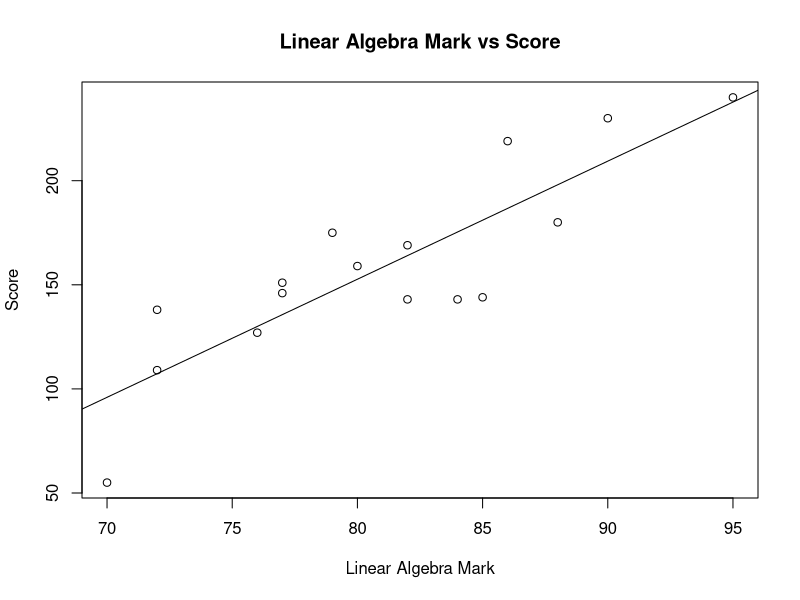

The R script that drew this image: (Note: this script raises an error after producing the figure.)
rm(list =ls());
linalg <- read.table("LinAlgvScore.txt", header = TRUE);
attach(linalg);
plot(Mark, Score, main="Linear Algebra Mark vs Score", xlab="Linear Algebra Mark", ylab="Score");
Fit<-lm(Score ~ Mark);
summary(Fit);
abline(Fit);
cor.test(Score,Time);
Fit$residuals;
rstandard(Fit);
library(MASS);
studres(Fit);
Fit$fitted.values;
qqnorm(rstandard(Fit));
qqline(rstandard(Fit));
plot (rstandard(Fit)~Fit$fitted.values, main='Standarized Residuals vs Fitted Values');
abline(0,0);
plot (rstandard(Fit), main = 'Standarized residuals vs Observation number')
abline(0,0);
plot (rstandard(Fit)~Mark, main = 'Standarized residuals vs Mark');
abline(0,0);



